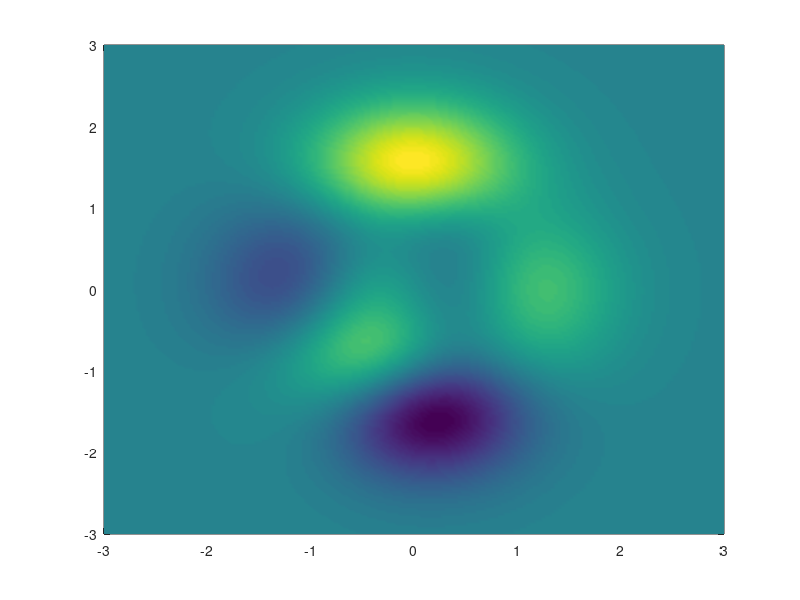

This chart was generated by the following MATLAB code: (Note: this script raises an error after producing the figure.)
[X,Y,Z] = peaks(200);
handles.Figure = figure();
handles.Axes = axes(handles.Figure);
handles.Surface = pcolor(X,Y,Z);
shading(handles.Axes,'interp');
handles.Cursor1 = Cursor(handles.Axes);
handles.Cursor2 = Cursor(handles.Axes,0,0);